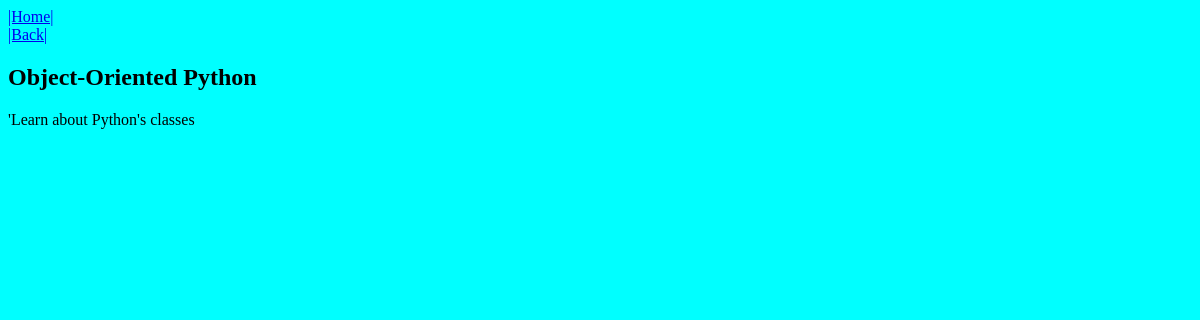
Before: /courses/3/ with the older database file.
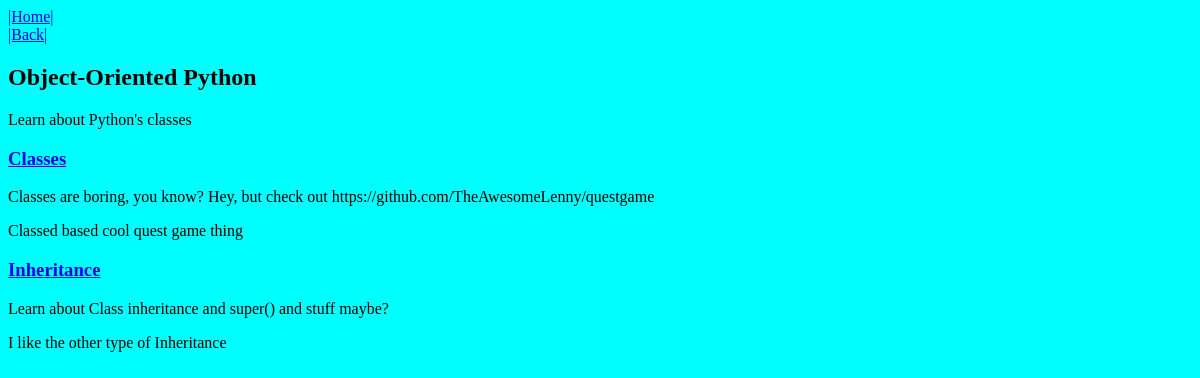
After: the same page with the newer database file.
### courses/models.py (models this page shows, shortened)
class Course(models.Model):
    created_at = models.DateTimeField(auto_now_add=True)
    title = models.CharField(max_length=255)
    description = models.TextField()

class Step(models.Model):
    title = models.CharField(max_length=255)
    description = models.TextField()
    content = models.TextField(blank=True, default='')
    order = models.IntegerField(default=0)
    course = models.ForeignKey(Course)
    class Meta:
        ordering = ['order',]

### courses/views.py (the view)
# urls.py: url(r'(?P<pk>\d+)/$', views.course_detail, name='detail'),
def course_detail(request, pk):
    course = get_object_or_404(Course, pk=pk)
    return render(request, 'courses/course_detail.html', {'course':course})

### courses/templates/courses/course_detail.html (shortened to what this page needs)
{% extends 'layout.html' %}
{% block content %}
<a href='/courses'>|Back|</a>
<article>
<h2>{{ course.title }}</h2>
    {{ course.description }}
    <section>
        {% for step in course.step_set.all %}
            <h3><a href='/courses/{{ step.course.pk }}/{{step.pk}}'>{{ step.title }}</a></h3>
        {{ step.description|linebreaks }}
        {% endfor %}
    </section>
</article>
{% endblock %}

### templates/layout.html (shortened to what this page needs)
{% load static from staticfiles %}
<!doctype html>
<html class = 'html'>
<head>
    <link rel='stylesheet' href='{% static 'css/layout.css' %}'>
</head>
    <body>
        <nav>
            <a href='{% url 'views.hello_world' %}'>|Home|</a>
        </nav>
        {% block content %}{% endblock %}
    </body>
</html>

### assets/css/layout.css (style rules this page uses)
.html { background-color: cyan; }

Changed rows visible on the page:
changed Course "Object-Oriented Python": description "'Learn about Python's classes" → "Learn about Python's classes"
added Step: title "Classes", description "Classes are boring, you know? Hey, but check out https://github.com/TheAwesomeLenny/questgame Classed based cool quest game thing"
added Step: title "Inheritance", description "Learn about Class inheritance and super() and stuff maybe? I like the other type of Inheritance"
